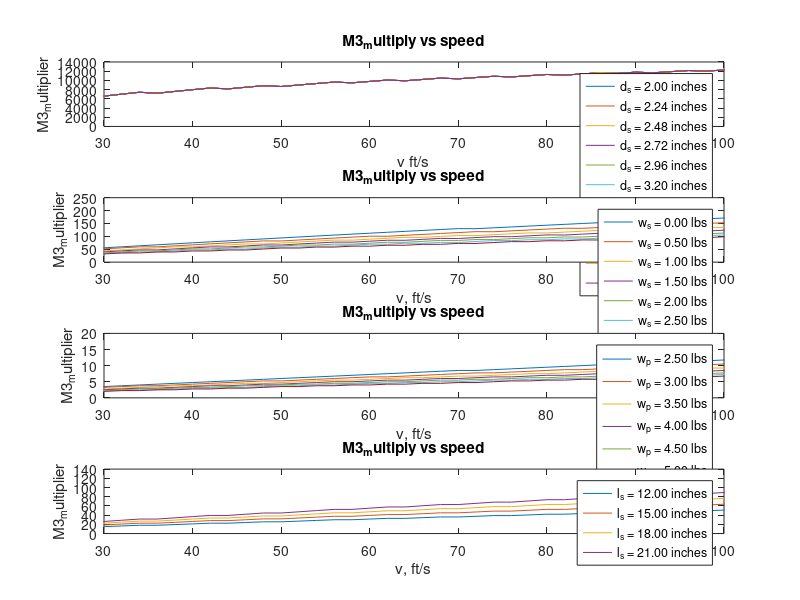

Write the MATLAB code that produced this figure.
%% Task 005.A
clear all; clc;

%--------------------------------- Inputs
%---Assumptions
T = 10; % lbs
L = 10;  % lbs
plane_weight = 6;
Cd_sensor = 0.04; % unitless
Cd_plane = 0.027; % unitless
A_wing = 5; % ft^2

track_length = 3000; % ft
flight_time = 10*60; % seconds
rho = 0.002377; % slug/ft^3
rho_sensor = 1.05675; % slug/ft^3 --> Selected PC plastic 34 lb/ft^3

%---Governing constants
g_acceleration = 32.17405; %ft/s^2
M3_maxscore = 3;
length_to_diameter = 4;

%------------------ Equations
sensor_diameter = [1/12:0.5/12:85/12]; % ft
sensor_length = length_to_diameter * sensor_diameter;   % ft
num_laps = floor(linspace(1,20,length(sensor_diameter))); % unitless
A_sensor = pi/4 * sensor_diameter.^2; % ft^2
vel_range = track_length .* num_laps / flight_time; % ft/s

Vol_sensorhead = (2/3) * pi * (sensor_diameter./2).^3; % ft^3
Vol_sensorbody = pi * (sensor_diameter./2).^2;  % ft^3
sensor_weight = rho_sensor * (Vol_sensorhead + Vol_sensorbody) * g_acceleration; % lb

D_sensor = zeros(length(sensor_diameter), length(sensor_diameter));
D_plane = zeros(length(sensor_diameter), length(sensor_diameter));
Thrust = zeros(length(sensor_diameter), length(sensor_diameter));

for i=1:length(sensor_diameter)
    for j = 1:length(sensor_diameter)
        
        D_sensor(i,j) = 0.5 * Cd_sensor * pi / 4 * sensor_diameter(1,i)^2 * rho * (vel_range(1,j))^2;
        D_plane(i,j) = 0.5 * Cd_plane * A_wing * rho * (vel_range(1,j))^2;
        Thrust(i,j) = D_plane(i,j) + D_sensor(i,j);
    end
%     M3_our_range(1,i) =  num_laps(1,i) * sensor_length(1,i) * sensor_weight(1,i);
end

%-------Velocity as function of sensor length
X = 0.5 * Cd_plane * A_wing * rho;
Y = (pi/8) * Cd_sensor * rho;
A = flight_time / track_length; % s*laps/ft
for i=1:length(sensor_length)
    max_velocity(1,i)  = sqrt(16*T /(16*X + Y*sensor_length(1,i)^2 ));
    max_laps(1,i) = A * sqrt(16*T /(16*X + Y*sensor_length(1,i)^2 ));
    max_laps_int(1,i) = floor(A * sqrt(16*T /(16*X + Y*sensor_length(1,i)^2 )));
end

Mp = 4;                     %takeoff weight of the plane except the sensor
Ms = 1.5;                   %weight of the sensor
d  = 2/12;                  %diameter of the sensor
len = 12/12;                %length of the sensor
var_span = [-1.5:0.5:1.5];  %span for sensor weight
var_span2 = [0:0.02:0.2];   %span for sensor diameter or length
var_span3 = [0:0.25:0.8];   %span for sensor length

vel = [0:2:150];            %velocity
T = 10;                     %thrust in lb
llap = 3000;                %3000ft / lap
FT = 600;                   %flight time  =  10min
for i=1:length(var_span2)
    for j=1:length(vel)
       diameter_calc = sqrt(3*(T - Mp - Ms)/(Y * vel(1, j)) - X/Y);
       num_laps_calc = floor(1/(llap * (Mp + Ms)) * (T * vel(1, j) * FT - (X + Y * (d + var_span2(1, i))^2)/3 * vel(1, j)^3 * FT));
       
       M3_multi_diameter(i,j) =  Ms * 4 * diameter_calc * num_laps_calc;
    end
end

for i=1:length(var_span)
    for j=1:length(vel)
        sensor_weight_calc = T - Mp - (X + Y*d^2)/3 * vel(1, j)^2;
        num_laps_calc = floor(1/(llap * (Mp + (Ms + var_span(1, i)))) * (T * vel(1, j) * FT - (X + Y * d^2)/3 * vel(1, j)^3 * FT));
        
        M3_multi_sensor_weight(i,j) =  sensor_weight_calc * 4 * d * num_laps_calc;
    end
end

for i=1:length(var_span)
    for j=1:length(vel)
        num_laps_calc = floor(1/(llap * ((Mp + var_span(1, i)) + Ms)) * (T * vel(1, j) * FT - (X + Y * d^2)/3 * vel(1, j)^3 * FT));
        
        M3_multi_plane_weight(i,j) = Ms * d * num_laps_calc;
    end
end

for i=1:length(var_span3)
    for j=1:length(vel)
        num_laps_calc = floor(1/(llap * (Mp + Ms)) * (T * vel(1, j) * FT - (X + Y * d^2)/3 * vel(1, j)^3 * FT));
        
        M3_multi_sensor_length(i,j) = Ms * (len + var_span3(1, i)) * num_laps_calc;
    end
end





subplot(4,1,1);
for i = 1:length(var_span2)
    plot(vel, M3_multi_diameter(i, :), 'DisplayName', sprintf('d_s = %.2f inches',(d + var_span2(1, i)) * 12));
    hold on;
end
hold off;
legend('show');
title('M3_multiply vs speed');
xlabel('v ft/s');
ylabel('M3_multiplier');
xlim([30 100]);

subplot(4,1,2);
for i = 1:length(var_span)
    plot(vel, M3_multi_sensor_weight(i, :), 'DisplayName', sprintf('w_s = %.2f lbs', Ms + var_span(1, i)));
    hold on;
end
hold off;
legend('show');
title('M3_multiply vs speed');
xlabel('v, ft/s');
ylabel('M3_multiplier');
xlim([30 100]);

subplot(4,1,3);
for i = 1:length(var_span)
    plot(vel, M3_multi_plane_weight(i, :), 'DisplayName', sprintf('w_p = %.2f lbs', Mp + var_span(1, i)));
    hold on;
end
hold off;
legend('show');
title('M3_multiply vs speed');
xlabel('v, ft/s');
ylabel('M3_multiplier');
xlim([30 100]);

subplot(4,1,4);
for i = 1:length(var_span3)
    plot(vel, M3_multi_sensor_length(i, :), 'DisplayName', sprintf('l_s = %.2f inches', 12 * (len + var_span3(1, i))));
    hold on;
end
hold off;
legend('show');
title('M3_multiply vs speed');
xlabel('v, ft/s');
ylabel('M3_multiplier');
xlim([30 100]);

% subplot(3,2,1);
% plot(12*sensor_length/4, max_velocity);
% title('Velocity vs sensor length');
% xlabel('sensor diameter, in');
% ylabel('Velocity, ft/s');
% xlim([0 10]);
% 
% subplot(3,2,2);
% plot(12*sensor_length/4, max_laps);
% title('# of laps vs sensor length');
% xlabel('sensor diameter, in');
% ylabel('# of Laps');
% xlim([0 10]);
% 
% subplot(3,2,3);
% plot(12*sensor_length/4, max_laps_int);
% title('# of whole laps vs sensor length');
% xlabel('sensor diameter, in');
% ylabel('# of Whole Laps');
% xlim([0 10]);
% 
% 
% subplot(3,2,4);
% plot(12*sensor_diameter,Thrust(169,:));
% title('Thrust vs sensor length');
% xlabel('sensor diameter, in');
% ylabel('Thrust, lb');
% xlim([0 10]);
% 
% subplot(3,2,5);
% plot(12*sensor_diameter,sensor_weight+plane_weight);
% title('Plane weight vs sensor length');
% xlabel('sensor diameter, in');
% ylabel('Plane Weight, lb');
% ylim([0 15]);
% 
% for i=1:13
%     
%     M3_score_numerator(1,i) = sensor_length(1,i) * sensor_weight(1,i) * max_laps(1,i);
% end
% 
% M3_best_denominator = max(M3_score_numerator);
% M3_score = 2 + M3_score_numerator ./ M3_best_denominator; 

% subplot(3,2,5);
% plot(M3_score);
% title('M3 Score feasible range');
% ylabel('M3 Score, pts');



